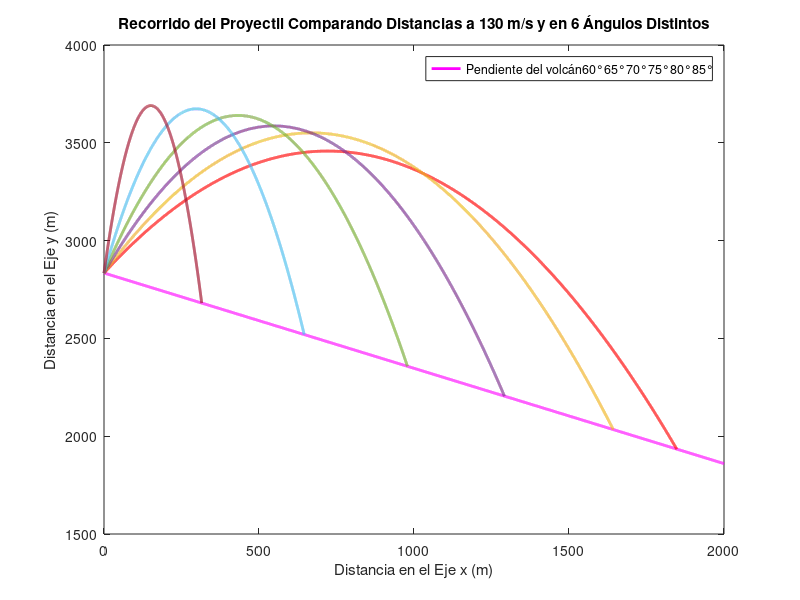

Write the MATLAB code that produced this figure.
%% 30 m/s
clear;clc
t=0;

% para la pendiente
for x=0:0.1:111
    t=t+1;    
    y(t)=-0.4872*x+2834.3;
    X(t)=x;
end
plot(X,y,"LineWidth",2,"Color",[1 0 1])
hold on

clear;clc
t=0;
% para 60°
for x=0:0.1:102.2
    t=t+1;
    h(t)=-0.0217*x^2 + 1.7299*x + 2834.3;
    X(t)=x;
end
plot(X,h,"LineWidth",2,"Color",[1 0 0])

clear;clc
t=0;
% para 65°
for x=0:0.1:86.5
    t=t+1;
    g(t) = -0.0304*x^2 + 2.1413*x + 2834.3;
    X(t)=x;
end
plot(X,g,"LineWidth",2)

clear;clc
t=0;
% para 70°
for x=0:0.1:69.6
    t=t+1;
    q(t) = -0.0464*x^2 + 2.7422*x + 2834.3;
    X(t)=x;
end
plot(X,q,"LineWidth",2)

clear;clc
t=0;
% para 75°
for x=0:0.1:52
    t=t+1;
    r(t)= -0.0809*x^2 + 3.7222*x + 2834.3;
    X(t)=x;
end
plot(X,r,"LineWidth",2)

clear;clc
t=0;
% para 80°
for x=0:0.1:34.3
    t=t+1;
    s(t)= -0.1791*x^2 + 5.6479*x + 2834.3;
    X(t)=x;
end
plot(X,s,"LineWidth",2)

clear;clc
t=0;
% para 85°
for x=0:0.1:16.8
    t=t+1;
    o(t)= -0.7046*x^2 + 11.332*x + 2834.3;
    X(t)=x;
end
plot(X,o,"LineWidth",2)

% leyendas de la tabla
title("Recorrido del Proyectil Comparando Distancias a 30 m/s y en 6 Ángulos Distintos")
xlabel("Distancia en el Eje x (m)")
ylabel("Distancia en el Eje y (m)")
legend(["Pendiente del volcán","60°","65°","70°","75°","80°","85°"],"Location","northeast")

hold off
%% 50 m/s
clear;clc
t=0;

% para la pendiente
for x=0:0.1:300
    t=t+1;    
    y(t)=-0.4872*x+2834.3;
    X(t)=x;
end
plot(X,y,"LineWidth",2,"Color",[1 0 1])
hold on

clear;clc
t=0;
% para 60°
for x=0:0.1:284.3
    t=t+1;
    h(t)=-0.0078*x^2 + 1.7299*x + 2834.3;
    X(t)=x;
end
plot(X,h,"LineWidth",2,"Color",[1 0 0])

clear;clc
t=0;
% para 65°
for x=0:0.1:241.2
    t=t+1;
    g(t) = -0.0109*x^2 + 2.1413*x + 2834.3;
    X(t)=x;
end
plot(X,g,"LineWidth",2)

clear;clc
t=0;
% para 70°
for x=0:0.1:193.4
    t=t+1;
    q(t) = -0.0167*x^2 + 2.7422*x + 2834.3;
    X(t)=x;
end
plot(X,q,"LineWidth",2)

clear;clc
t=0;
% para 75°
for x=0:0.1:144.7
    t=t+1;
    r(t)= -0.0291*x^2 + 3.7222*x + 2834.3;
    X(t)=x;
end
plot(X,r,"LineWidth",2)

clear;clc
t=0;
% para 80°
for x=0:0.1:95.1
    t=t+1;
    s(t)= -0.0645*x^2 + 5.6479*x + 2834.3;
    X(t)=x;
end
plot(X,s,"LineWidth",2)

clear;clc
t=0;
% para 85°
for x=0:0.1:46.6
    t=t+1;
    o(t)= -0.2536*x^2 + 11.332*x + 2834.3;
    X(t)=x;
end
plot(X,o,"LineWidth",2)

% leyendas de la tabla
title("Recorrido del Proyectil Comparando Distancias a 50 m/s y en 6 Ángulos Distintos")
xlabel("Distancia en el Eje x (m)")
ylabel("Distancia en el Eje y (m)")
legend(["Pendiente del volcán","60°","65°","70°","75°","80°","85°"],"Location","northeast")

hold off
%% 70 m/s
clear;clc
t=0;

% para la pendiente
for x=0:0.1:600
    t=t+1;    
    y(t)=-0.4872*x+2834.3;
    X(t)=x;
end
plot(X,y,"LineWidth",2,"Color",[1 0 1])
hold on

clear;clc
t=0;
% para 60°
for x=0:0.1:554.3
    t=t+1;
    h(t)=-0.004*x^2 + 1.7299*x + 2834.3;
    X(t)=x;
end
plot(X,h,"LineWidth",2,"Color",[1 0 0])

clear;clc
t=0;
% para 65°
for x=0:0.1:469.4
    t=t+1;
    g(t) = -0.0056*x^2 + 2.1413*x + 2834.3;
    X(t)=x;
end
plot(X,g,"LineWidth",2)

clear;clc
t=0;
% para 70°
for x=0:0.1:379.9
    t=t+1;
    q(t) = -0.0085*x^2 + 2.7422*x + 2834.3;
    X(t)=x;
end
plot(X,q,"LineWidth",2)

clear;clc
t=0;
% para 75°
for x=0:0.1:282.5
    t=t+1;
    r(t)= -0.0149*x^2 + 3.7222*x + 2834.3;
    X(t)=x;
end
plot(X,r,"LineWidth",2)

clear;clc
t=0;
% para 80°
for x=0:0.1:186.5
    t=t+1;
    s(t)= -0.0329*x^2 + 5.6479*x + 2834.3;
    X(t)=x;
end
plot(X,s,"LineWidth",2)

clear;clc
t=0;
% para 85°
for x=0:0.1:91.3
    t=t+1;
    o(t)= -0.1294*x^2 + 11.332*x + 2834.3;
    X(t)=x;
end
plot(X,o,"LineWidth",2)

% leyendas de la tabla
title("Recorrido del Proyectil Comparando Distancias a 70 m/s y en 6 Ángulos Distintos")
xlabel("Distancia en el Eje x (m)")
ylabel("Distancia en el Eje y (m)")
legend(["Pendiente del volcán","60°","65°","70°","75°","80°","85°"],"Location","northeast")

hold off
%% 90 m/s
clear;clc
t=0;

% para la pendiente
for x=0:0.1:1000
    t=t+1;    
    y(t)=-0.4872*x+2834.3;
    X(t)=x;
end
plot(X,y,"LineWidth",2,"Color",[1 0 1])
hold on

clear;clc
t=0;
% para 60°
for x=0:0.1:923.8
    t=t+1;
    h(t)=-0.0024*x^2 + 1.7299*x + 2834.3;
    X(t)=x;
end
plot(X,h,"LineWidth",2,"Color",[1 0 0])

clear;clc
t=0;
% para 65°
for x=0:0.1:773.1
    t=t+1;
    g(t) = -0.0034*x^2 + 2.1413*x + 2834.3;
    X(t)=x;
end
plot(X,g,"LineWidth",2)

clear;clc
t=0;
% para 70°
for x=0:0.1:621.1
    t=t+1;
    q(t) = -0.0052*x^2 + 2.7422*x + 2834.3;
    X(t)=x;
end
plot(X,q,"LineWidth",2)

clear;clc
t=0;
% para 75°
for x=0:0.1:467.7
    t=t+1;
    r(t)= -0.009*x^2 + 3.7222*x + 2834.3;
    X(t)=x;
end
plot(X,r,"LineWidth",2)

clear;clc
t=0;
% para 80°
for x=0:0.1:308.3
    t=t+1;
    s(t)= -0.0199*x^2 + 5.6479*x + 2834.3;
    X(t)=x;
end
plot(X,s,"LineWidth",2)

clear;clc
t=0;
% para 85°
for x=0:0.1:151
    t=t+1;
    o(t)= -0.0783*x^2 + 11.332*x + 2834.3;
    X(t)=x;
end
plot(X,o,"LineWidth",2)

% leyendas de la tabla
title("Recorrido del Proyectil Comparando Distancias a 90 m/s y en 6 Ángulos Distintos")
xlabel("Distancia en el Eje x (m)")
ylabel("Distancia en el Eje y (m)")
legend(["Pendiente del volcán","60°","65°","70°","75°","80°","85°"],"Location","northeast")

hold off
%% 130 m/s
clear;clc
t=0;

% para la pendiente
for x=0:0.1:2000
    t=t+1;    
    y(t)=-0.4872*x+2834.3;
    X(t)=x;
end
plot(X,y,"LineWidth",2,"Color",[1 0 1])
hold on

clear;clc
t=0;
% para 60°
for x=0:0.1:1847.6
    t=t+1;
    h(t)=-0.0012*x^2 + 1.7299*x + 2834.3;
    X(t)=x;
end
plot(X,h,"LineWidth",2,"Color",[1 0 0])

clear;clc
t=0;
% para 65°
for x=0:0.1:1642.8
    t=t+1;
    g(t) = -0.0016*x^2 + 2.1413*x + 2834.3;
    X(t)=x;
end
plot(X,g,"LineWidth",2)

clear;clc
t=0;
% para 70°
for x=0:0.1:1291.8
    t=t+1;
    q(t) = -0.0025*x^2 + 2.7422*x + 2834.3;
    X(t)=x;
end
plot(X,q,"LineWidth",2)

clear;clc
t=0;
% para 75°
for x=0:0.1:978.9
    t=t+1;
    r(t)= -0.0043*x^2 + 3.7222*x + 2834.3;
    X(t)=x;
end
plot(X,r,"LineWidth",2)

clear;clc
t=0;
% para 80°
for x=0:0.1:645.8
    t=t+1;
    s(t)= -0.0095*x^2 + 5.6479*x + 2834.3;
    X(t)=x;
end
plot(X,s,"LineWidth",2)

clear;clc
t=0;
% para 85°
for x=0:0.1:315.2
    t=t+1;
    o(t)= -0.0375*x^2 + 11.332*x + 2834.3;
    X(t)=x;
end
plot(X,o,"LineWidth",2)

% leyendas de la tabla
title("Recorrido del Proyectil Comparando Distancias a 130 m/s y en 6 Ángulos Distintos")
xlabel("Distancia en el Eje x (m)")
ylabel("Distancia en el Eje y (m)")
legend(["Pendiente del volcán","60°","65°","70°","75°","80°","85°"],"Location","northeast")

hold off